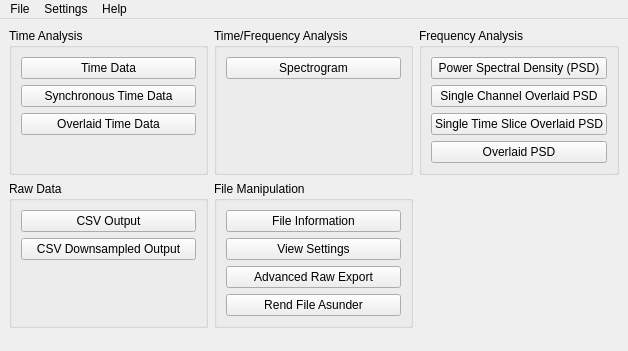
<?xml version="1.0" encoding="UTF-8"?>
<ui version="4.0">
 <class>MondoMainWindow</class>
 <widget class="QMainWindow" name="MondoMainWindow">
  <property name="geometry">
   <rect>
    <x>0</x>
    <y>0</y>
    <width>617</width>
    <height>351</height>
   </rect>
  </property>
  <property name="windowTitle">
   <string>Mondo</string>
  </property>
  <widget class="QWidget" name="centralwidget">
   <layout class="QVBoxLayout" name="verticalLayout_5" stretch="0,1">
    <item>
     <layout class="QGridLayout" name="gridLayout">
      <item row="0" column="2">
       <widget class="QGroupBox" name="groupBox">
        <property name="title">
         <string>Frequency Analysis</string>
        </property>
        <layout class="QVBoxLayout" name="verticalLayout">
         <item>
          <widget class="QPushButton" name="psdButton">
           <property name="minimumSize">
            <size>
             <width>175</width>
             <height>0</height>
            </size>
           </property>
           <property name="text">
            <string>Power Spectral Density (PSD)</string>
           </property>
          </widget>
         </item>
         <item>
          <widget class="QPushButton" name="singleChannelPsdButton">
           <property name="toolTip">
            <string>Overlaid PSD streamlined for plotting a single channel across multiple time slices</string>
           </property>
           <property name="text">
            <string>Single Channel Overlaid PSD</string>
           </property>
          </widget>
         </item>
         <item>
          <widget class="QPushButton" name="singleSlicePsdButton">
           <property name="toolTip">
            <string>Overlaid PSD streamlined for plotting multiple channels in a single time slice</string>
           </property>
           <property name="text">
            <string>Single Time Slice Overlaid PSD</string>
           </property>
          </widget>
         </item>
         <item>
          <widget class="QPushButton" name="overlaidPsdButton">
           <property name="minimumSize">
            <size>
             <width>175</width>
             <height>0</height>
            </size>
           </property>
           <property name="toolTip">
            <string>Ovelaid PSD for plotting arbitrary channels and time slices </string>
           </property>
           <property name="text">
            <string>Overlaid PSD</string>
           </property>
          </widget>
         </item>
         <item>
          <spacer name="verticalSpacer">
           <property name="orientation">
            <enum>Qt::Vertical</enum>
           </property>
           <property name="sizeHint" stdset="0">
            <size>
             <width>20</width>
             <height>0</height>
            </size>
           </property>
          </spacer>
         </item>
        </layout>
       </widget>
      </item>
      <item row="1" column="0">
       <widget class="QGroupBox" name="groupBox_4">
        <property name="title">
         <string>Raw Data</string>
        </property>
        <layout class="QVBoxLayout" name="verticalLayout_4">
         <item>
          <widget class="QPushButton" name="csvButton">
           <property name="minimumSize">
            <size>
             <width>175</width>
             <height>0</height>
            </size>
           </property>
           <property name="text">
            <string>CSV Output</string>
           </property>
          </widget>
         </item>
         <item>
          <widget class="QPushButton" name="csvDownsampledButton">
           <property name="minimumSize">
            <size>
             <width>175</width>
             <height>0</height>
            </size>
           </property>
           <property name="text">
            <string>CSV Downsampled Output</string>
           </property>
          </widget>
         </item>
         <item>
          <spacer name="verticalSpacer_4">
           <property name="orientation">
            <enum>Qt::Vertical</enum>
           </property>
           <property name="sizeHint" stdset="0">
            <size>
             <width>20</width>
             <height>0</height>
            </size>
           </property>
          </spacer>
         </item>
        </layout>
       </widget>
      </item>
      <item row="0" column="1">
       <widget class="QGroupBox" name="groupBox_2">
        <property name="title">
         <string>Time/Frequency Analysis</string>
        </property>
        <layout class="QVBoxLayout" name="verticalLayout_2">
         <item>
          <widget class="QPushButton" name="spectrogramButton">
           <property name="minimumSize">
            <size>
             <width>175</width>
             <height>0</height>
            </size>
           </property>
           <property name="text">
            <string>Spectrogram</string>
           </property>
          </widget>
         </item>
         <item>
          <spacer name="verticalSpacer_2">
           <property name="orientation">
            <enum>Qt::Vertical</enum>
           </property>
           <property name="sizeHint" stdset="0">
            <size>
             <width>20</width>
             <height>0</height>
            </size>
           </property>
          </spacer>
         </item>
        </layout>
       </widget>
      </item>
      <item row="0" column="0">
       <widget class="QGroupBox" name="groupBox_3">
        <property name="title">
         <string>Time Analysis</string>
        </property>
        <layout class="QVBoxLayout" name="verticalLayout_3">
         <item>
          <widget class="QPushButton" name="timeButton">
           <property name="minimumSize">
            <size>
             <width>175</width>
             <height>0</height>
            </size>
           </property>
           <property name="text">
            <string>Time Data</string>
           </property>
          </widget>
         </item>
         <item>
          <widget class="QPushButton" name="synchronousTimeButton">
           <property name="minimumSize">
            <size>
             <width>175</width>
             <height>0</height>
            </size>
           </property>
           <property name="text">
            <string>Synchronous Time Data</string>
           </property>
          </widget>
         </item>
         <item>
          <widget class="QPushButton" name="overlaidTimeButton">
           <property name="minimumSize">
            <size>
             <width>175</width>
             <height>0</height>
            </size>
           </property>
           <property name="text">
            <string>Overlaid Time Data</string>
           </property>
          </widget>
         </item>
         <item>
          <spacer name="verticalSpacer_3">
           <property name="orientation">
            <enum>Qt::Vertical</enum>
           </property>
           <property name="sizeHint" stdset="0">
            <size>
             <width>20</width>
             <height>0</height>
            </size>
           </property>
          </spacer>
         </item>
        </layout>
       </widget>
      </item>
      <item row="1" column="1">
       <widget class="QGroupBox" name="groupBox_5">
        <property name="title">
         <string>File Manipulation</string>
        </property>
        <layout class="QVBoxLayout" name="verticalLayout_6">
         <item>
          <widget class="QPushButton" name="fileInformationButton">
           <property name="text">
            <string>File Information</string>
           </property>
          </widget>
         </item>
         <item>
          <widget class="QPushButton" name="viewSettingsButton">
           <property name="text">
            <string>View Settings</string>
           </property>
          </widget>
         </item>
         <item>
          <widget class="QPushButton" name="rawExportButton">
           <property name="text">
            <string>Advanced Raw Export</string>
           </property>
          </widget>
         </item>
         <item>
          <widget class="QPushButton" name="splitFileButton">
           <property name="text">
            <string>Rend File Asunder</string>
           </property>
          </widget>
         </item>
         <item>
          <spacer name="verticalSpacer_6">
           <property name="orientation">
            <enum>Qt::Vertical</enum>
           </property>
           <property name="sizeHint" stdset="0">
            <size>
             <width>20</width>
             <height>0</height>
            </size>
           </property>
          </spacer>
         </item>
        </layout>
       </widget>
      </item>
     </layout>
    </item>
    <item>
     <spacer name="verticalSpacer_5">
      <property name="orientation">
       <enum>Qt::Vertical</enum>
      </property>
      <property name="sizeHint" stdset="0">
       <size>
        <width>20</width>
        <height>0</height>
       </size>
      </property>
     </spacer>
    </item>
   </layout>
  </widget>
  <widget class="QMenuBar" name="menubar">
   <property name="geometry">
    <rect>
     <x>0</x>
     <y>0</y>
     <width>617</width>
     <height>21</height>
    </rect>
   </property>
   <widget class="QMenu" name="menuFile">
    <property name="title">
     <string>File</string>
    </property>
    <addaction name="actionExit"/>
   </widget>
   <widget class="QMenu" name="menuHelp">
    <property name="title">
     <string>Help</string>
    </property>
    <widget class="QMenu" name="menuCheckForUpdates">
     <property name="title">
      <string>Check for Updates</string>
     </property>
     <addaction name="actionUpdateLatestStable"/>
     <addaction name="actionUpdateCurrentBranch"/>
     <addaction name="actionUpdateSpecificBranch"/>
     <addaction name="actionUpdateSpecificCommit"/>
    </widget>
    <addaction name="menuCheckForUpdates"/>
    <addaction name="separator"/>
    <addaction name="actionAbout"/>
    <addaction name="actionAboutLibraries"/>
   </widget>
   <widget class="QMenu" name="menuSettings">
    <property name="title">
     <string>Settings</string>
    </property>
    <addaction name="actionPreferences"/>
   </widget>
   <addaction name="menuFile"/>
   <addaction name="menuSettings"/>
   <addaction name="menuHelp"/>
  </widget>
  <action name="actionAbout">
   <property name="text">
    <string>About Mondo...</string>
   </property>
   <property name="toolTip">
    <string>About Mondo...</string>
   </property>
  </action>
  <action name="actionExit">
   <property name="text">
    <string>Exit</string>
   </property>
  </action>
  <action name="actionAboutLibraries">
   <property name="text">
    <string>About Libraries...</string>
   </property>
   <property name="toolTip">
    <string>About Libraries...</string>
   </property>
  </action>
  <action name="actionUpdateLatestStable">
   <property name="text">
    <string>Latest Stable</string>
   </property>
  </action>
  <action name="actionUpdateSpecificBranch">
   <property name="text">
    <string>Specific Branch...</string>
   </property>
  </action>
  <action name="actionUpdateSpecificCommit">
   <property name="text">
    <string>Specific Commit..</string>
   </property>
  </action>
  <action name="actionUpdateCurrentBranch">
   <property name="text">
    <string>Latest branch</string>
   </property>
  </action>
  <action name="actionPreferences">
   <property name="text">
    <string>Preferences...</string>
   </property>
   <property name="toolTip">
    <string>Preferences...</string>
   </property>
  </action>
 </widget>
 <resources/>
 <connections>
  <connection>
   <sender>actionExit</sender>
   <signal>triggered()</signal>
   <receiver>MondoMainWindow</receiver>
   <slot>close()</slot>
   <hints>
    <hint type="sourcelabel">
     <x>-1</x>
     <y>-1</y>
    </hint>
    <hint type="destinationlabel">
     <x>232</x>
     <y>152</y>
    </hint>
   </hints>
  </connection>
 </connections>
</ui>
